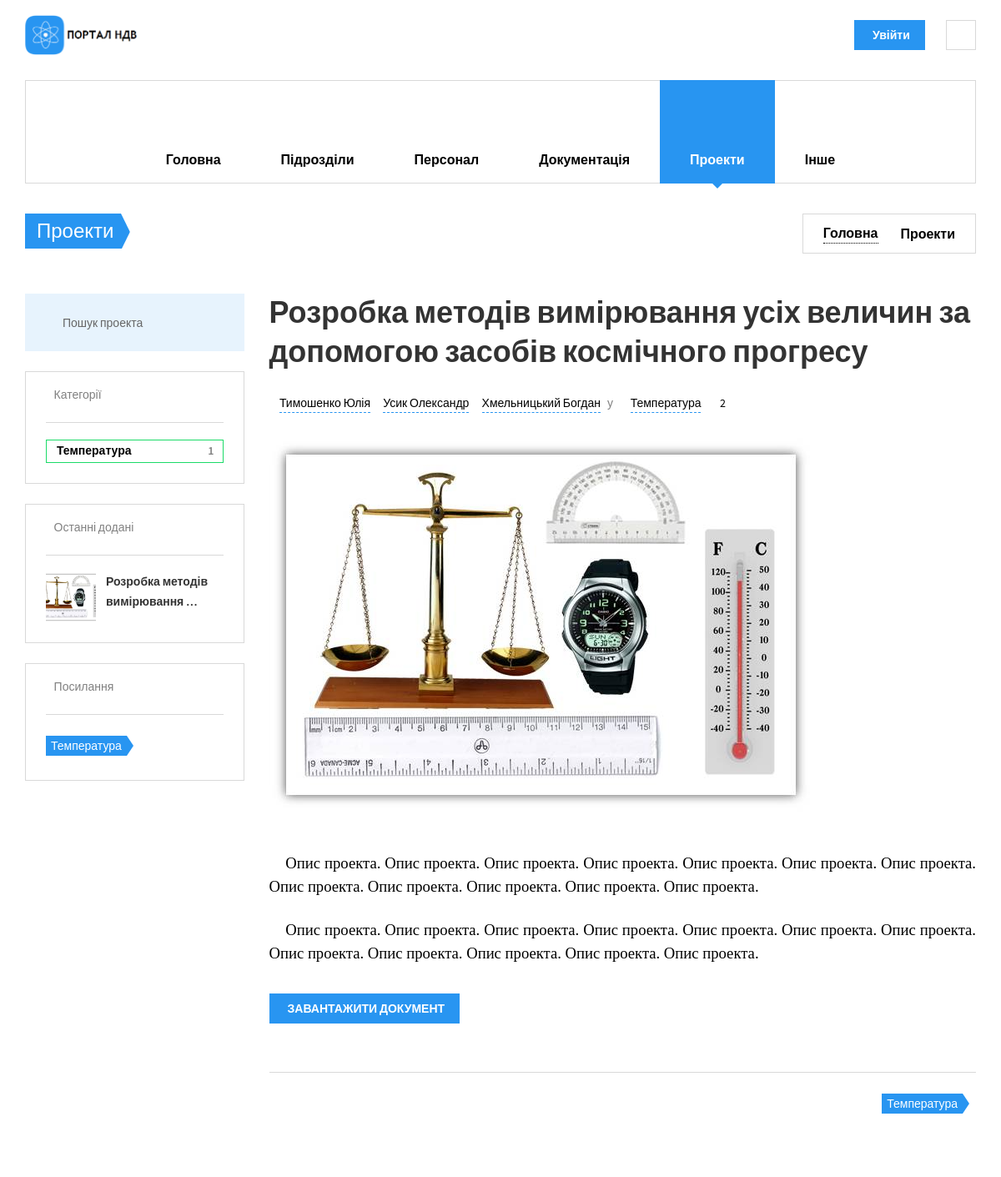
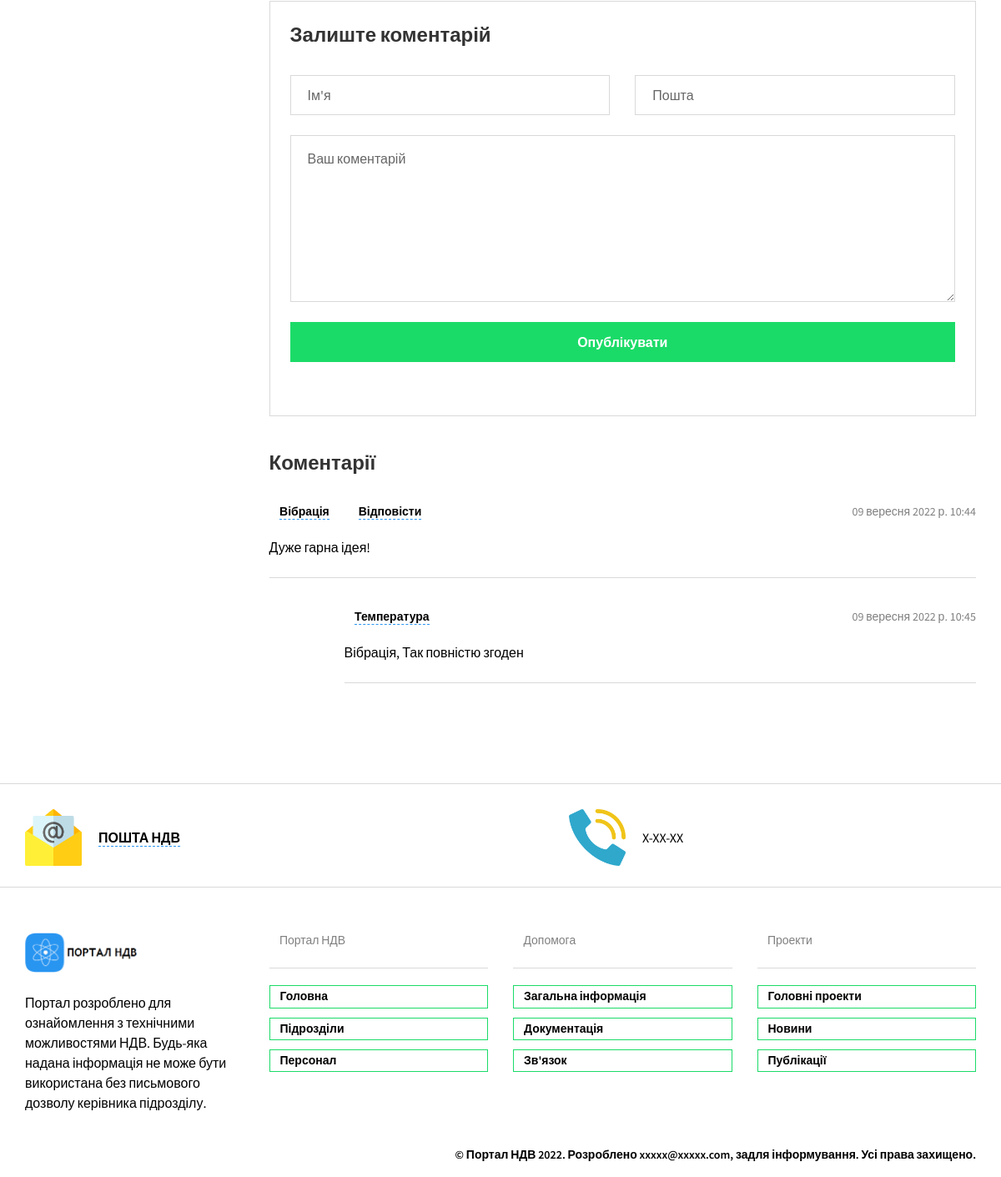
Page /projects/projects/rozrobka-metodiv-vimiryuvannya-usih-velichin-za-dopomogoyu-zasobiv-kosmichnogo-progresu/ on the committed database (2 pictures, top to bottom).
### projects/models.py (models this page shows, shortened)
class Projects(models.Model):
    name = models.CharField(max_length=200, help_text='не більше ніж 200 символів',
                            verbose_name='Назва проекту')
    slug = models.SlugField(max_length=200, unique=True, verbose_name='URL', db_index=True)
    description = models.TextField(max_length=5000, help_text='Введіть короткий опис мети проекту',
                                   verbose_name='Опис проекту')
    div = models.ForeignKey(Divisions, on_delete=models.SET_NULL, verbose_name='Назва підрозділу', null=True)
    author = models.ManyToManyField(Staff, verbose_name='Автор', help_text="Оберіть автора/авторів проекту", )
    category = models.ManyToManyField(Categories, help_text='оберіть категорію/категорії',
                                      verbose_name='Оберіть категорію')
    objects = models.Manager()
    def display_author(self):
        return ', '.join([staff.fio.split()[0] for staff in self.author.all()])
    display_author.short_description = 'Автори'
    class Meta:
        verbose_name = 'Проект'
        verbose_name_plural = 'Проекти'
        ordering = ['name']
    def get_review(self):
        return self.reviewsprojects_set.filter(parent__isnull=True)

class ReviewsProjects(models.Model):
    email = models.EmailField()
    name = models.CharField(verbose_name="Ім'я", max_length=100)
    text = models.TextField(verbose_name="Повідомлення", max_length=5000)
    parent = models.ForeignKey(
        'self', verbose_name="До кого", on_delete=models.SET_NULL, blank=True, null=True
    )
    project = models.ForeignKey(Projects, verbose_name="Проект", on_delete=models.CASCADE)
    pub_date = models.DateTimeField(verbose_name='Дата коментарія', null=True, auto_now=True)
    objects = models.Manager()
    class Meta:
        verbose_name = "Відгук на проект"
        verbose_name_plural = "Відгуки на проект"
        ordering = ['-pub_date']

class ProjectsPics(models.Model):
    project = models.ForeignKey(Projects, on_delete=models.SET_NULL, verbose_name='Проект', null=True)
    """Шлях до картинок проекту"""
    def directory_path(instance, filename):
        return f'archives/{instance.project.div.slug}/projects/{instance.project.pk}/{instance.project.slug}/{filename}'
    pic = models.ImageField(upload_to=directory_path, verbose_name="Картинка проекту", blank=True, null=True,
                            max_length=500)
    objects = models.Manager()
    def file_load(self):
        self.pic.upload_to = f'archives/{self.project.div.slug}/projects/{self.project.pk}/'
        return self.pic.upload_to
    file_load.short_description = 'Розташування файлів'
    class Meta:
        verbose_name = 'Картинка проекту'
        verbose_name_plural = 'Картинки проектів'
        ordering = ['project']

### staff/models.py (models this page shows, shortened)
class Staff(models.Model):
    fio = models.CharField(max_length=100, help_text='не більше ніж 100 символів',
                           verbose_name='ПІБ')
    slug = models.SlugField(max_length=100, unique=True, verbose_name='URL', db_index=True)
    div = models.ForeignKey(Divisions, on_delete=models.SET_NULL, verbose_name='Підрозділ', null=True)
    tabel = models.CharField(max_length=5, help_text='не більше ніж 5 символів', verbose_name='Табельный номер',
                             unique=True)
    prof = models.CharField(max_length=100, help_text='не більше ніж 100 символів',
                            verbose_name='Посада')
    oklad = models.IntegerField(verbose_name='Оклад')
    birthday = models.DateField(verbose_name="Дата народження", blank=True)
    phone = models.CharField(max_length=18, help_text='формат +38(ХХХ)-ХХХ-ХХ-ХХ',
                             verbose_name='Номер телефону')
    adress = models.CharField(max_length=100, help_text='формат пр/вул/провулок ХХХХХ д.ХХ кв.ХХ',
                              verbose_name='Домашня адреса')
    photo = models.ImageField(upload_to="workers_foto/", verbose_name="Фото")
    objects = models.Manager()
    class Meta:
        verbose_name = 'Персонал'
        verbose_name_plural = 'Персонал'
        ordering = ['fio']

### nio_app/models.py (models this page shows, shortened)
class Categories(models.Model):
    name = models.CharField(max_length=100, help_text='не більше ніж 100 символів',
                            verbose_name='Категорія')
    slug = models.SlugField(max_length=100, unique=True, verbose_name='URL', db_index=True)
    objects = models.Manager()
    class Meta:
        verbose_name = 'Категорія'
        verbose_name_plural = 'Категорії'

### projects/views.py (the view)
# urls.py: path('projects/<slug:slug>/', ProjectsDetail.as_view(), name='project_single'),
class ProjectsDetail(DetailView, PortalMixin):
    model = Projects
    template_name = 'projects/project_single.html'
    def get_object(self, queryset=None):
        return Projects.objects.prefetch_related('category', 'author', 'reviewsprojects_set').get(
            slug=self.kwargs['slug'])
    def get_context_data(self, *, object_list=None, **kwargs):
        context = super().get_context_data(object_list=None, **kwargs)
        context['cats'] = Categories.objects.filter(projects__gte=1).distinct()
        context['projs'] = Projects.objects.only('name', 'slug',)
        context['pic'] = ProjectsPics.objects.get(project_id=self.object.pk).pic
        """використання PortalMixin"""
        self.divisions = Divisions.objects.only('abr', 'slug')
        mixin_context = self.get_user_context()
        return dict(list(context.items()) + list(mixin_context.items()))

### nio_app/utilits.py (called while the page is built)
    def docs_name(self):
        doc = (
            ("M", "Методики"), ("P", "Паспорти"), ("KE", "Керівництва з експлуатації"), ("TD", "Техничні довідки"),
            ("ZT", "Технічні звіти"), ("TI", "Технологічні інструкції"), ("I", "Інше"))
        docs_type = Documents.objects.values('type').annotate(Count('type'))
        dt = []
        for i in doc:
            for t in docs_type:
                if t['type'] in i:
                    add = [i[0], i[1], t['type__count']]
                    dt.append(add)
                else:
                    continue
        return dt

    def get_user_context(self, **kwargs):
        context = kwargs
        context['divisions'] = self.divisions
        context['dt'] = self.docs_name()
        context['projects'] = Projects.objects.only('name')
        context['page'] = ''
        return context

### projects/templates/projects/project_single.html (shortened to what this page needs)
{% extends 'nio_app/base_portal.html' %}
{% load static %}
{% block main %}
<li class="menu-item-has-children">
  {% endblock main %}
  {% block divs %}
<li class="menu-item-has-children">
  {% endblock divs %}
  {% block staff %}
<li class="menu-item-has-children">
  {% endblock staff %}
  {% block docs %}
<li class="menu-item-has-children">
  {% endblock docs %}
  {% block projects %}
<li class="menu-item-has-children  current-menu-item">
  {% endblock projects %}
  {% block other %}
<li class="menu-item-has-children">
  {% endblock other %}
{% block content %}
<section class="page-title">
  <div class="container">
    <div class="inner">
      <div class="column">
        <div class="title">
          <a href="{% url 'projects:projects' %}">
          <h1>Проекти</h1>
          </a>
        </div>
      </div>
      <div class="column">
        <div class="breadcrumbs">
          <a href="{% url 'nio_app:index_portal' %}">Головна</a>
          <span class="delimiter"><i class="icon-arrow-right"></i></span>
          <span>Проекти</span>
        </div>
      </div>
    </div>
  </div>
</section>
<div class="container">
  <div class="row">
    <div class="col-lg-9 col-md-8 col-lg-push-3 col-md-push-4">
      <h3>{{object.name}}</h3>
      <div class="post-meta">
        <div class="column">
          <span>
                {% for a in object.author.all %}
                <i class="icon-head"></i>
                <a href="{% url 'staff:staff_single' a.slug %}">{{ a.fio }}</a>
                {% endfor %}
          </span>
          <span>у</span>
          {% for c in object.category.all %}
          <span>
                <i class="icon-ribbon"></i>
                <a href="{% url 'projects:project_category' c.slug %}">{{ c.name }}</a>
              </span>
          {% endfor %}
          <span class="post-comments">
            <i class="icon-speech-bubble"></i>
            <a href="#coments">{{object.reviewsprojects_set.count}}</a>
          </span>
        </div>
        <div class="column"></div>
      </div>
      <div class="image-carousel space-bottom-2x">
        <div class="inner">
          <img src="{{ pic.url }}" alt="Image" style="width: auto; max-height: 500px; object-fit: cover;">
        </div>
      </div>
       <p>{{ object.description|safe }}</p>
      {% if request.user.is_authenticated %}
      {% if request.user.is_staff %}
      <a href="{% url 'projects:download_doc' id=object.pk %}"
         class="btn btn-sm btn-default btn-icon-right waves-effect waves-light">
        ЗАВАНТАЖИТИ ДОКУМЕНТ
      </a>
      {% else %}
      <a href="#"
         class="btn btn-sm btn-default btn-icon-right waves-effect waves-light">
        НЕ МАЄ ДОЗВОЛУ
      </a>
      {% endif %}
      {% else %}
      <a href="{% url 'nio_app:login' %}"
         class="btn btn-sm btn-default btn-icon-right waves-effect waves-light">
        ЗАВАНТАЖИТИ ДОКУМЕНТ
      </a>
      {% endif %}
      <div class="post-tools space-top-2x">
        <div class="column">
          <div class="tags-links">
            {% for c in object.category.all %}
            <a href="{% url 'projects:project_category' c.slug %}">{{c.name}}</a>
            {% endfor %}
          </div>
        </div>
      </div>
      <div class="comments-area space-top-3x">
        <div class="comment-respond">
          <h4 class="comment-reply-title">Залиште коментарій</h4>
          <form method="post" id="comment-form" class="comment-form"
                action="{% url 'projects:add_review_project' object.slug %}">
            <div class="row">
              <div class="col-sm-6">
                <div class="form-group">
                  <input type="text" class="form-control input-alt" name="name" id="cf_name" placeholder="Ім'я"
                         required>
                </div>
              </div>
              <div class="col-sm-6">
                <div class="form-group">
                  <input type="email" class="form-control input-alt" name="email" id="cf_email" placeholder="Пошта">
                </div>
              </div>
            </div>
            <div class="form-group">
              <textarea name="text" id="cf_comment" class="form-control input-alt" rows="7"
                        placeholder="Ваш коментарій"></textarea>
            </div>
            <p class="form-submit">
              <input name="submit" type="submit" id="submit" class="btn btn-primary btn-block" value="Опублікувати">
            </p>
          </form>
        </div>
        <h4 class="comments-count">Коментарії</h4>
        {% for r in object.get_review %}
        <div class="comment">
          <div class="comment-meta">
            <div class="column">
              <span class="comment-autor"><i class="icon-head"></i><a href="#">{{ r.name }}</a></span>
              <span class="comment-reply"><i class="icon-reply"></i><a href="#comment-form"
                                                                       onclick="addReview('{{ r.name }}', '{{ r.id }}', '{{ user.username }}')">Відповісти</a></span>
            </div>
            <div class="column">
              <span class="comment-date">{{r.pub_date}}</span>
            </div>
          </div>
          <div class="comment-body">
            <p>{{r.text}}</p>
          </div>
        </div>
        {% for rev in r.reviewsprojects_set.all %}
        <div class="comment depth-2">
          <div class="comment-meta">
            <div class="column">
              <span class="comment-autor"><i class="icon-head"></i><a href="#">{{ rev.name }}</a></span>
            </div>
            <div class="column">
              <span class="comment-date">{{ rev.pub_date }}</span>
            </div>
          </div>
          <div class="comment-body">
            <p>{{ rev.text }}</p>
          </div>
        </div>
        {% endfor %}
      {% endfor %}
    </div>
  </div>
        {% include 'projects/include/sidebar_projects.html' %}
  </div>
</div>
{% endblock content %}

### projects/templates/projects/include/sidebar_projects.html (shortened to what this page needs)
{% load static %}
<div class="col-lg-3 col-md-4 col-lg-pull-9 col-md-pull-8">
    <aside class="sidebar">
        <section class="widget widget_search">
            <form method="get" class="search-box" action="{% url 'projects:search_project' %}">
                <input type="text" class="form-control" name="search_project" placeholder="Пошук проекта"
                       pattern="^[А-Яа-яґҐЁёІіЇїЄє'''\s-]+$" title="Не підтримуються латинськи символи" >
            <button type="submit"><i class="icon-search"></i></button>
            </form>
        </section>
        <section class="widget widget_categories">
            <h3 class="widget-title"><i class="icon-ribbon"></i>Категорії
            </h3>
            <ul>{% for c in cats %}
                <li><a href="{% url 'projects:project_category' c.slug %}">{{ c.name }}<span>{{ c.projects_set.count }}</span></a>
                </li>
                {% endfor %}
            </ul>
        </section>
        <section class="widget widget_recent_posts">
            <h3 class="widget-title"><i class="icon-paper"></i>Останні додані
            </h3>
            {% for pr in projs|slice:":3" %}
            <div class="item">
                <div class="thumb">
                    <a href="{% url 'projects:project_single' pr.slug %}">
                        {% for pic in pr.projectspics_set.all %}
                        <img src="{{ pic.pic.url }}" alt="Post01" style="width: 60px; height: 60px; object-fit: cover;">
                        {% endfor %}
                    </a>
                </div>
                <div class="info">
                    <h4><a href="{% url 'projects:project_single' pr.slug %}">{{ pr.name|truncatewords:3}}</a></h4>
                </div>
            </div>
            {% endfor %}
        </section>
        <section class="widget widget_tag_cloud">
            <h3 class="widget-title"><i class="icon-tag"></i>Посилання
            </h3>
            {% for c in cats %}
            <a href="{% url 'projects:project_category' c.slug %}">{{ c.name }}</a>
            {% endfor %}
        </section>
    </aside>
</div>

### rows in the picture
Projects: name "Розробка методів вимірювання усіх величин за допомогою засобів космічного прогресу", reviewsprojects_set.count "2", description "Опис проекта. Опис проекта. Опис проекта. Опис проекта. Опис проекта. Опис проекта. Опис проекта. Опис проекта. Опис проекта. Опис проекта. Опис проекта. Опис проекта. Опис проекта. Опис проекта. Опис проекта. Опис проекта. Опис проекта. Опис проекта. Опис проекта. Опис проекта. Опис проекта. Опис проекта. Опис проекта. Опис проекта.", name "Розробка методів вимірювання …"
Staff: fio "Тимошенко Юлія"
Staff: fio "Усик Олександр"
Staff: fio "Хмельницький Богдан"
Categories: name "Температура", projects_set.count "1"
ReviewsProjects: name "Вібрація", pub_date "09 вересня 2022 р. 10:44", text "Дуже гарна ідея!"
ReviewsProjects: name "Температура", pub_date "09 вересня 2022 р. 10:45", text "Вібрація, Так повністю згоден"
ProjectsPics: pic (picture)
